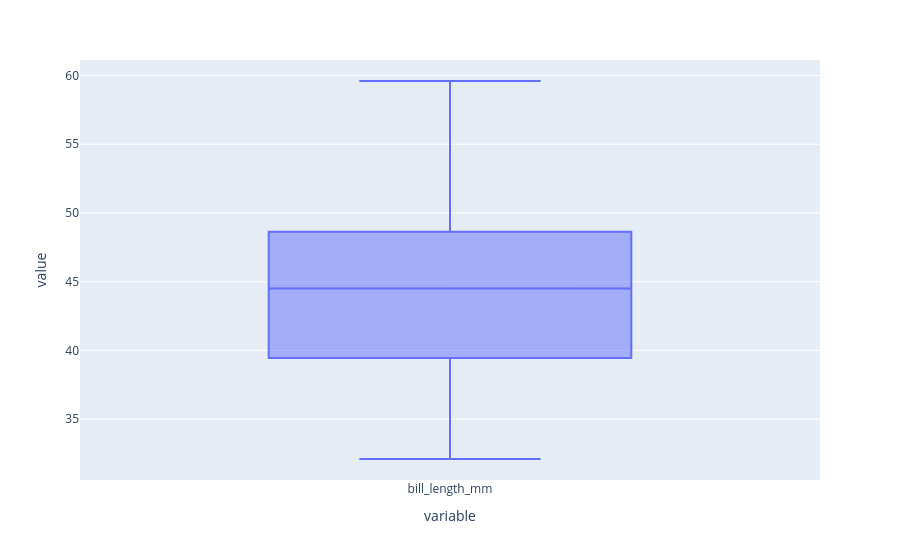

Source (notebook cell):
### Code cell
# Con Plotly
grafico = px.box(pinguinosLimpio["bill_length_mm"])
grafico.show()

### Figure 1 — Plotly figure (JSON) as saved in the notebook; plotly's stock layout.template omitted (floating-point values rounded to 4 significant figures; data arrays with more than 128 entries replaced by an {"elided": "..."} marker saying what was removed)
{"data": [{"alignmentgroup": "True", "hovertemplate": "variable=%{x}<br>value=%{y}<extra></extra>", "legendgroup": "", "marker": {"color": "#636efa"}, "name": "", "notched": false, "offsetgroup": "", "orientation": "v", "showlegend": false, "type": "box", "x": {"elided": "333 str values"}, "x0": " ", "xaxis": "x", "y": {"elided": "333 float values"}, "y0": " ", "yaxis": "y"}], "layout": {"boxmode": "group", "legend": {"tracegroupgap": 0}, "margin": {"t": 60}, "xaxis": {"anchor": "y", "domain": [0, 1], "title": {"text": "variable"}}, "yaxis": {"anchor": "x", "domain": [0, 1], "title": {"text": "value"}}}}
